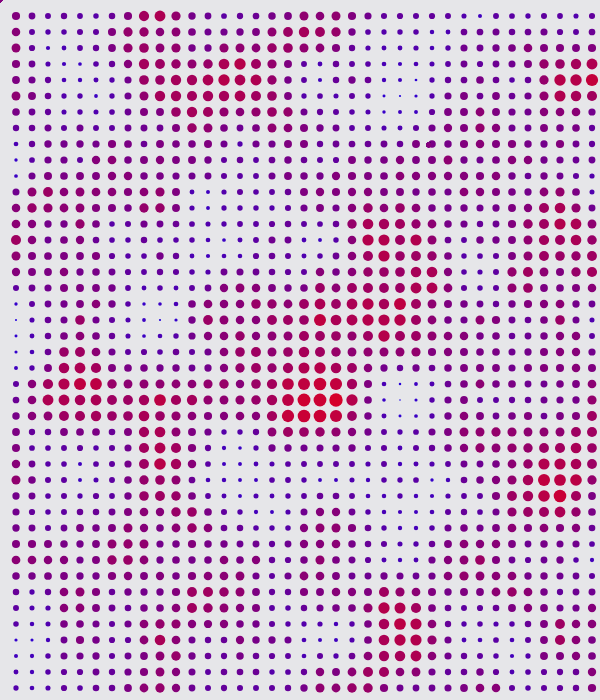
Frame 1 (no input)
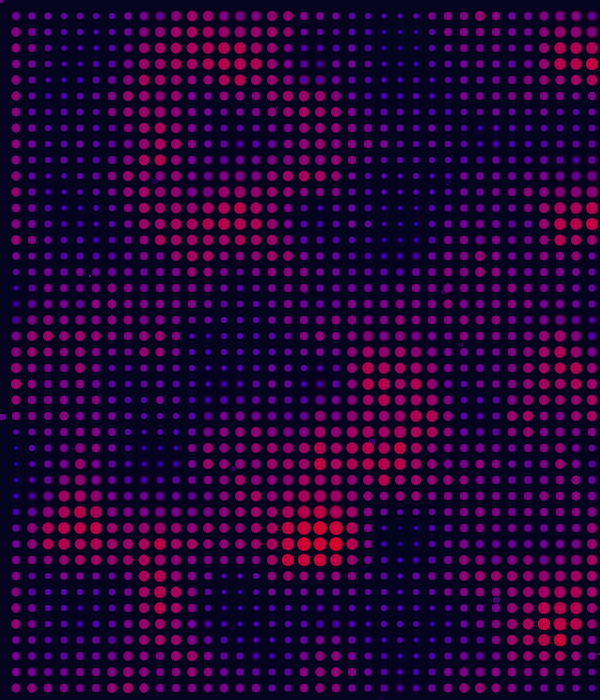
Frame 60 (no input)
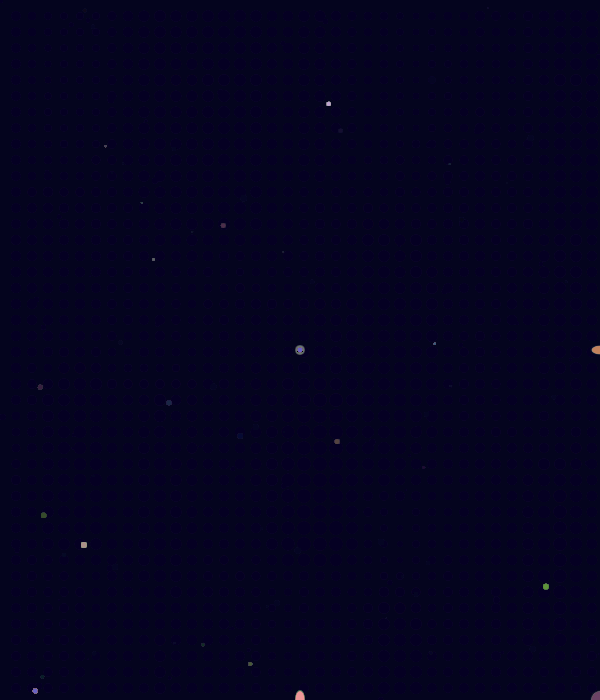
Frame 120 (the mouse pressed at the canvas centre since frame 60)

The p5.js sketch that drew these frames (run headless with seeded random() and noise() and a simulated clock; from frame 60 on, the mouse is pressed at the canvas centre):

// p5.js sketch
// ── sketch.js
let offset = 0;
const step = 0.03;
const scl = 0.2;
const w = 600;
const h = 700;
const cellSize = 16;
const bigsize = 25;
const gridW = w / cellSize;
const gridH = h / cellSize;
const radius = cellSize;
let color1;
let color2;
let color3;
let color4;
function setup() {
  createCanvas(w, h);
  noCursor();
  noStroke();
  color1 = color(0, 0, 255);
  color2 = color(255, 0, 0);

}

function draw() {
  //background with transparancy
  background(0,0,35,25);

  //blinking stars
  var galaxy = {
  locationX : random(width),
  locationY : random(height),
  size : random(1,6)
  }
  for (let x = 1; x < gridW; x++) {
    for (let y = 1; y < gridH; y++) {
      const val = noise(x * scl, y * scl - offset);
      const r = map(val, 0, 1, 0, radius);
      const c = lerpColor(color1, color2, val);
      ellipse(mouseX ,mouseY, galaxy.size, galaxy.size);
      ellipse(galaxy.locationX ,galaxy.locationY, galaxy.size, galaxy.size);
      if(mouseIsPressed){
        color3 = color(random(255),random(255),random(255));
        color4 = color(random(255), random(255), random(255));
        const f = lerpColor(color3, color4, val);
        fill(f);
        ellipse(x* mouseX, y* mouseY, r *x , r*y);
        color1 = color(random(255),random(255),random(255));
        color2 = color(random(255),random(255),random(255));
      }
      else{
        fill(c);
        ellipse(x * cellSize, y * cellSize, r, r);
          }
    }
  }
    offset += step;
}
